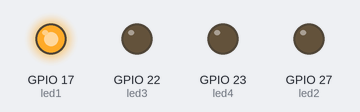
This program was run on a simulated Raspberry Pi (BCM pin numbers). On the bench: output pins drawn as LEDs (lit = HIGH).

Above: at 0.07 s.
At 0.52 s:
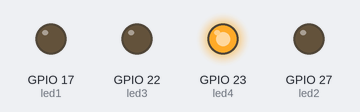
At 1.42 s:
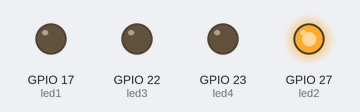
At 2.77 s:
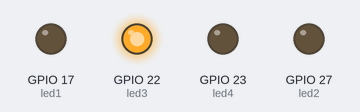
Timing chart, 0 to 3.1 s (numbered marks = the images above):
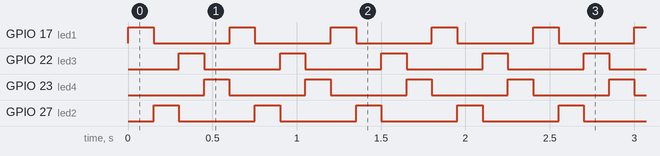

The program:

serial_lights.py
```python
from gpiozero import LED
from time import sleep

led1 = LED(17)
led2 = LED(27)
led3 = LED(22)
led4 = LED(23)

speed_factor = 0.15
leds = (led1, led2, led3, led4)

try:

    while True:
        for led in leds:
            led.on()
            sleep(speed_factor)
            led.off()


except KeyboardInterrupt:
    pass
finally:
    for led in leds:
        led.off()
        led.close()

    print("Cleaned up")
```

Measured:
- by itself, GPIO 17 (led1), GPIO 22 (led3), GPIO 23 (led4), GPIO 27 (led2): alternates HIGH for 0.15 s and LOW for 0.45 s
- by itself, everything shown: repeats every 0.60 s, in 4 steps
